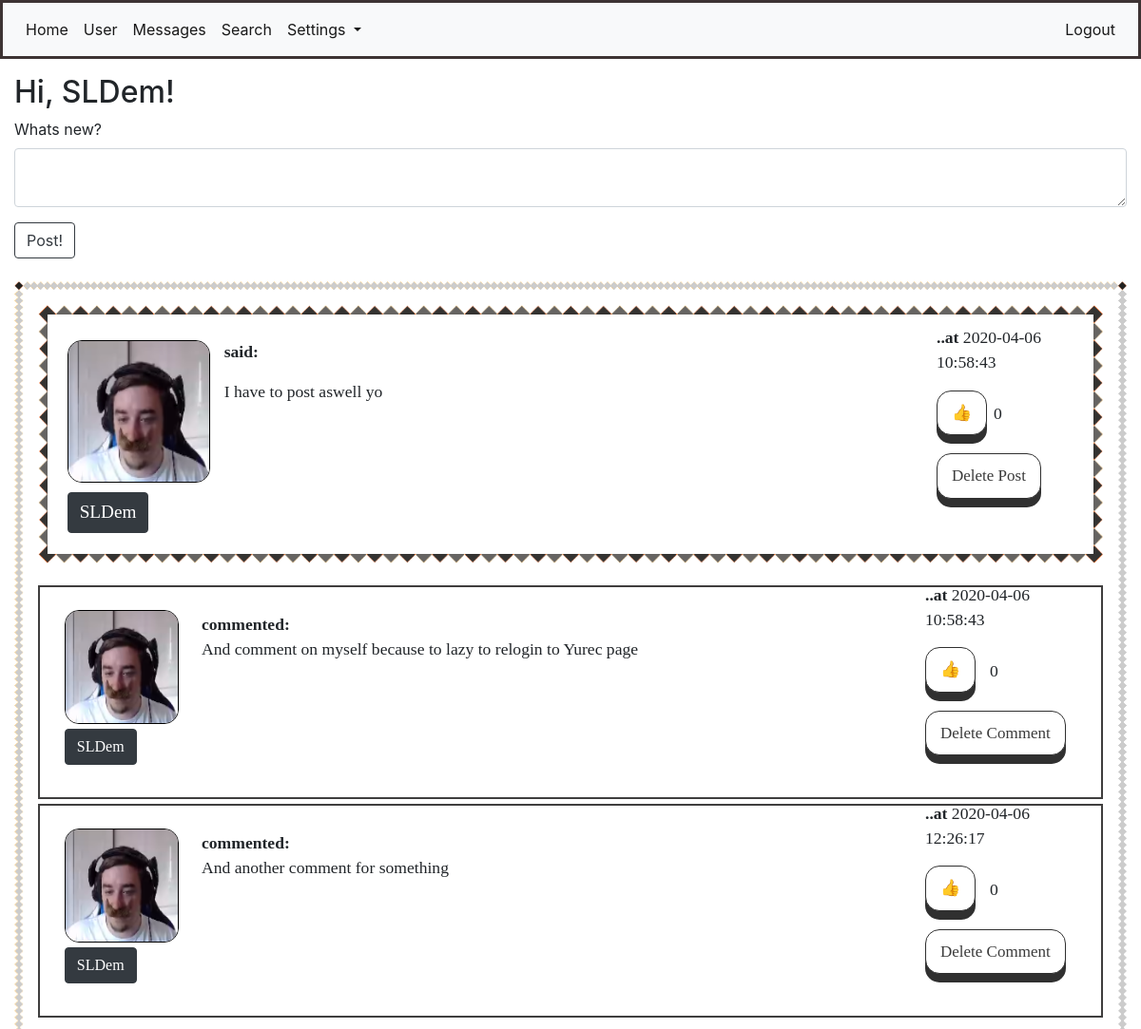
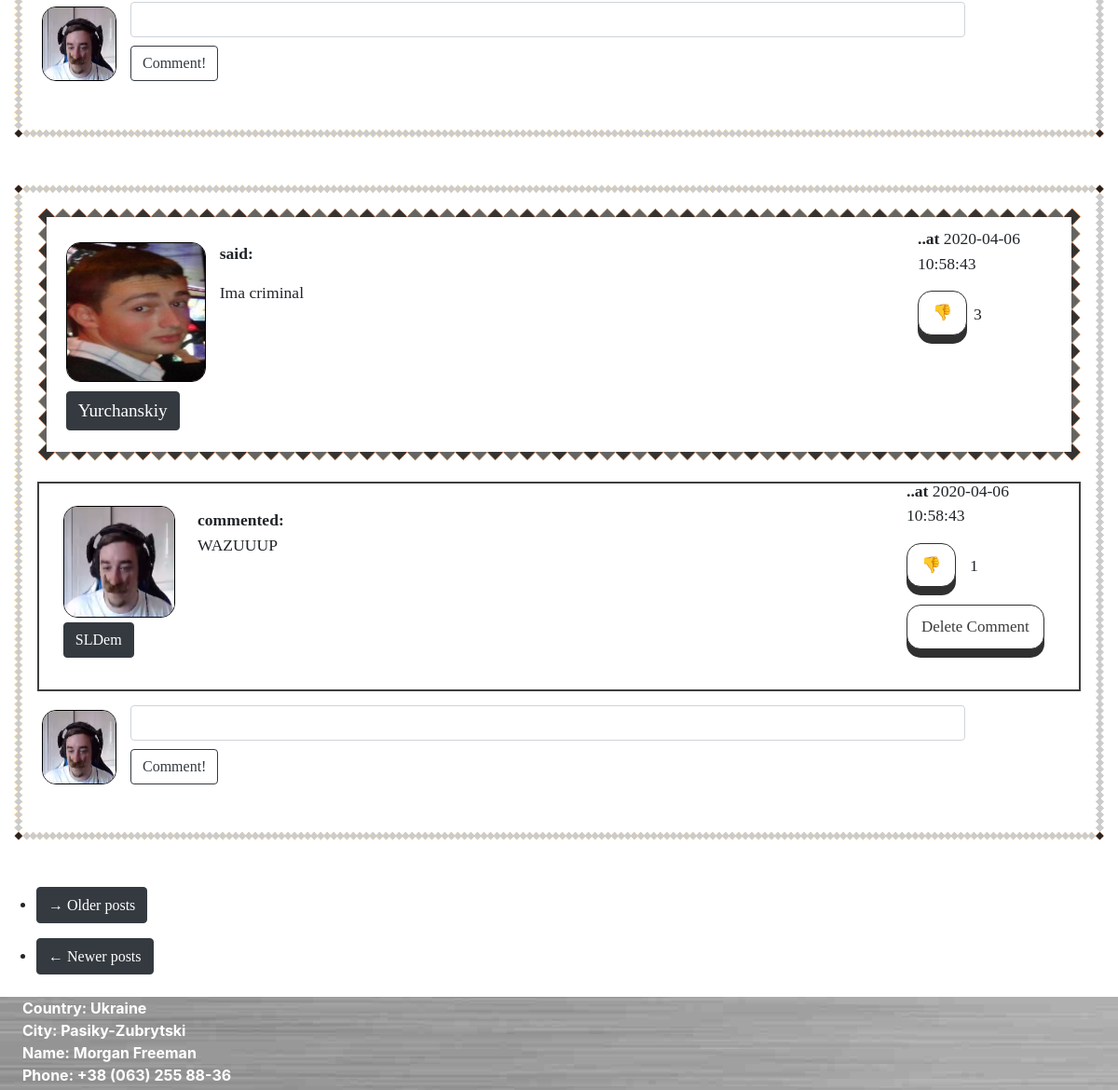
/home (signed in), run on the app's committed database (2 pictures, top to bottom).
### app/models.py (models this page shows, shortened)
class User(UserMixin, db.Model):
    id = db.Column(db.Integer, primary_key=True)
    username = db.Column(db.String(64), index=True, unique=True)
    email = db.Column(db.String(124), index=True, unique=True)
    password_hash = db.Column(db.String(128))
    about_me = db.Column(db.String(1024))
    last_seen = db.Column(db.DateTime, default=datetime.utcnow())
    avatar_set = db.Column(db.Boolean, default=False)
    posts = db.relationship("Post", backref='author', lazy='dynamic')
    comments = db.relationship("Comment", backref='commenter', lazy='dynamic')
    followed = db.relationship(
        'User', secondary=followers,
        primaryjoin=(followers.c.follower_id == id),
        secondaryjoin=(followers.c.followed_id == id),
        backref=db.backref('followers', lazy='dynamic'), lazy='dynamic')
    liked = db.relationship(
        'PostLike',
        foreign_keys='PostLike.user_id',
        backref='user', lazy='dynamic')
    comment_liked = db.relationship(
        'CommentLike',
        foreign_keys='CommentLike.user_id',
        backref='user', lazy='dynamic')
    messages_sent = db.relationship(
        'Message',
        foreign_keys='Message.sender_id',
        backref='author', lazy='dynamic')
    messages_received = db.relationship(
        'Message',
        foreign_keys='Message.recipient_id',
        backref='recipient', lazy='dynamic')
    def liked_post(self, post):
        return PostLike.query.filter(PostLike.user_id == self.id,
                                     PostLike.post_id == post.id).count() > 0
    def liked_comment(self, comment):
        return CommentLike.query.filter(CommentLike.user_id == self.id,
                                        CommentLike.comment_id == comment.id).count() > 0

class Post(db.Model):
    id = db.Column(db.Integer, primary_key=True)
    body = db.Column(db.String(140))
    timestamp = db.Column(db.DateTime, index=True, default=datetime.utcnow())
    user_id = db.Column(db.Integer, db.ForeignKey('user.id'))
    likes = db.relationship('PostLike', backref='post', lazy='dynamic')
    comments = db.relationship('Comment', backref='comment', lazy='dynamic')

class Comment(db.Model):
    id = db.Column(db.Integer, primary_key=True)
    body = db.Column(db.String(1028))
    timestamp = db.Column(db.DateTime(), default=datetime.utcnow(), index=True)
    post_id = db.Column(db.Integer, db.ForeignKey('post.id'))
    user_id = db.Column(db.Integer, db.ForeignKey('user.id'))
    comment_likes = db.relationship('CommentLike', backref='comment', lazy='dynamic')

### app/routes.py (the view)
@login_required
@app.route('/', methods=['POST', 'GET'])
@app.route('/home', methods=['POST', 'GET'])
def home():
    if current_user.is_authenticated:
        form = PostForm()
        if form.validate_on_submit():
            post = Post(body=form.post.data, author=current_user)
            db.session.add(post)
            db.session.commit()
            flash('Your post has been posted!')
            return redirect(url_for('home', post_id=post.id))
        page = request.args.get('page', 1, type=int)
        posts = Post.query.order_by(Post.timestamp.desc()).paginate(
            page, 5, False)
        next_url = url_for('home', page=posts.next_num if posts.has_next else None)
        prev_url = url_for('home', page=posts.prev_num if posts.has_prev else None)
        comments = Comment.query.all()
        return render_template('home.html', title='Home', form=form, user=user, username=current_user.username,
                               posts=posts.items, comments=comments, next_url=next_url, prev_url=prev_url)
    return redirect(url_for('login'))

### app/forms.py
class PostForm(FlaskForm):
    post = TextAreaField("Whats new?", validators=[DataRequired(), Length(min=1, max=1028)])
    submit = SubmitField('Post!')

### app/models.py (called while the page is built)
@login.user_loader
def load_user(id):
    return User.query.get(int(id))

### app/templates/home.html
{% extends "base.html" %}
{% import "bootstrap/wtf.html" as wtf %}
{% block app_content %}
<h2>Hi, {{current_user.username}}!</h2>
{% if form %}
{{ wtf.quick_form(form, button_map={'submit':'btn btn-outline-dark'}) }}
{% endif %}
<br>
{% for post in posts %}
{% include "_post.html" %}
{% endfor %}
<div style="margin-top: 1%; margin-left: -1rem;">
    <div style="margin-bottom: 2%;">
        <nav aria-label="...">
            <ul>
                <li class="next{% if not next_url %} disabled{% endif %}">
                    <a href="{{ next_url or '#' }}">
                        <button class="btn btn-dark">
                            <div class="link_button"><span aria-hidden="true">&rarr;</span> Older posts</div>
                        </button>
                    </a>
                </li>
            </ul>
            <ul class="pager">
                <li class="previous{% if not prev_url %} disabled{% endif %}">
                    <a href="{{ prev_url or '#' }}">
                        <button class="btn btn-dark">
                            <div class="link_button"><span aria-hidden="true">&larr;</span> Newer posts</div>
                        </button>
                    </a>
                </li>
            </ul>
        </nav>
    </div>
</div>
{% endblock %}

### app/templates/_post.html (shortened to what this page needs)
<div class="post_with_background" style="margin-bottom: 50px;">
    <div class="post">
        <div id="container_post">
            <div id="left_post">
                <div style="position: absolute; margin-left: -5px;">
                    <a href="{{ url_for('user', username=post.author.username) }}">
                        {% if post.author.avatar_set %}
                        <img class="avatar" height="150px" width="150px"
                             src="{{ url_for('static', filename=post.author.username + '.jpg') }}">
                        {% else %}
                        <img class="roboavatar" src="{{ avatars.robohash(post.author.username, size='150') }}"/>
                        {% endif %}
                    </a>
                </div>
                <div style="position: relative; margin-top: 160px; margin-left: -5px;">
                    <a href="{{ url_for('user', username=post.author.username) }}"><button class="btn btn-dark">
                        <div class="username_in_post">{{ post.author.username }}</div>
                    </button></a>
                </div>
            </div>
            <div id="center_post">
                <p><b>said: </b></p>
                <p id="post{{ post.id }}">{{ post.body }}</p>
            </div>
            <div id="right_post">
                <p><b>..at</b> {{post.timestamp.replace(microsecond=0)}}</p>
                {% if current_user.liked_post(post) %}
                <div id="like_container">
                    <div id="like_button"><a href="{{ url_for('like_action', post_id=post.id, action='dislike') }}">
                        <div class="button">&#128078</div></a>
                    </div>
                    <div id="like_count"><p>{{ post.likes.count() }}</p></div>
                </div>
                {% else %}
                <div id="dislike_container">
                    <div id="dislike_button"><a href="{{ url_for('like_action', post_id=post.id, action='like') }}">
                        <div class="button">&#128077</div></a>
                    </div>
                    <div id="dislike_count"><p>{{ post.likes.count() }}</p></div>
                </div>
                {% endif %}
                <div class="delete_button">
                    {% if current_user.username == post.author.username %}
                    <a href="{{url_for('are_you_sure_post', post_id=post.id)}}"><div class="button">Delete Post</div></a>
                    {% endif %}
                </div>
            </div>
        </div>
    </div>
    {% for comment in comments %}
        {% if comment in post.comments %}
            {% include "_comment.html" %}
        {% endif %}
    {% endfor %}
    <div id="container_post_comment">
        <div id="left_post_comment">
            {% if current_user.avatar_set %}
            <img class="avatar" height="80px" width="80px"
                 src="{{ url_for('static', filename=current_user.username + '.jpg') }}">
            {% else %}
            <img class="roboavatar" src="{{ avatars.robohash(current_user.username, size='80') }}"/>
            {% endif %}
        </div>
        <div class="comment_with_background">
            <div id="right_post_comment">
                <form action="{{ url_for('comment', post_id=post.id) }}" method="post"
                      style="margin-bottom: 4%;">
                    <input style="width: 100%; margin-bottom: 1%;" class="form-control" type=text name=comment>
                    <input type=submit class="btn btn-outline-dark" value=Comment!>
                </form>
            </div>
        </div>
    </div>
</div>

### app/templates/_comment.html
<div class="comment_with_border">
    <div id="container-comment">
        <div id="left_comment">
            <a href="{{ url_for('user', username=comment.commenter.username) }}">
                {% if comment.commenter.avatar_set %}
                    <img class="avatar" height="120px" width="120px" src="{{ url_for('static', filename=comment.commenter.username + '.jpg') }}">
                {% else %}
                    <img class="roboavatar" src="{{ avatars.robohash(comment.commenter.username, size='120') }}" />
                {% endif %}
            </a>
            <div style="position: relative; margin-top: 5px;">
                <a href="{{ url_for('user', username=comment.commenter.username) }}">
                    <button class="btn btn-dark"><div class="link_button">{{ comment.commenter.username }}</div></button>
                </a>
            </div>
        </div>
        <div id="center_comment">
            </a><b>commented: </b>
            <p>{{ comment.body }}</p>
        </div>
        <div id="right_comment">
            <p><b>..at</b> {{comment.timestamp.replace(microsecond=0)}}</p>
            {% if current_user.liked_comment(comment) %}
                <div id="like_container">
                    <div id="like_button"><a href="{{ url_for('comment_like_action', comment_id=comment.id, action='dislike') }}"><div class="button">&#128078</div></a></div>
                    <div id="like_count"><p>{{ comment.comment_likes.count() }}</p></div>
                </div>
            {% else %}
                <div id="dislike_container">
                    <div id="dislike_button"><a href="{{ url_for('comment_like_action', comment_id=comment.id, action='like') }}"><div class="button">&#128077</div></a></div>
                    <div id="dislike_count"><p>{{ comment.comment_likes.count() }}</p></div>
                </div>
            {% endif %}
            <div class="delete_button">
                {% if current_user.username == post.author.username or current_user.username == comment.commenter.username %}
                <a href="{{url_for('are_you_sure_comment', comment_id=comment.id)}}"><div class="button">Delete Comment</div></a>
                {% endif %}
            </div>
        </div>
    </div>
</div>

### app/static/main.css (style rules this page uses)
#container_post { width:100%; height: 190px; margin-bottom: 2%; }
#left_post { float: left; width: 160px; margin-left: 1%; margin-top: 0.1%; }
#center_post { margin: 0 auto; width: 80%; margin-top: 1%; margin-left: 155px; }
#right_post { float: right; width: 150px; margin-top: -100px; }
#left_comment { float: left; width: 130px; height: 130px; margin-left: 1%; margin-top: -0.2%; }
#center_comment { margin: 0 auto; width: 80%; margin-top: 1%; margin-left: 155px; }
#right_comment { float: right; width: 170px; margin-top: -100px; }
#container_post_comment { width:100%; }
#left_post_comment { float: left; width: 20px; margin-left: 5px; margin-top: 5px; }
#right_post_comment { margin: 0 auto; width: 80%; margin-top: 1.27%; margin-left: 100px; margin-right: 50px; }
#like_container { width: 100%; }
#like_button { float: left; width: 40%; margin-bottom: 1.2rem; }
#like_count { float: right; width: 60%; margin-left: -40px; margin-top: 0.73rem; }
#dislike_container { width: 100%; }
#dislike_button { float: left; width: 40%; margin-bottom: 1.2rem; }
#dislike_count { float: right; width: 60%; margin-left: -40px; margin-top: 0.73rem; }
.delete_button { margin-top: 2.1rem; }
.avatar { border: 1px solid #000; border-radius: 15px; }
.post_with_background { border: 10px solid transparent; padding: 15px; border-image: url('/static/border1.png') 30 round; font-family: 'Lobster Two', cursive; font-size: 1.1rem; }
.post { border: 10px solid transparent; padding: 15px; border-image: url('/static/border2.png') 15 round; margin-bottom: 2%; }
.comment_with_border { height: 225px; border: 2px solid #3F3E3E; padding: 15px; padding-bottom: 30px; margin-bottom: 5px; }
.username_in_post { text-decoration: none !important; font-family: 'Comic Sans MS', cursive; font-size: 1.2rem; display: inline-block; color: white; }
.link_button { text-decoration: none !important; font-family: 'Comic Sans MS', cursive; font-size: 1rem; display: inline-block; color: white; }
.button { outline: none !important; display: inline-block; padding: 10px 15px; font-size: 17px; cursor: pointer; text-align: center; text-decoration: none; outline: none; color: #3B3B3B !important; background-color: white; border: solid; border-color: #303030; border-width: 1px; border-radius: 15px; box-shadow: 0 9px #303030; }

### data on the page
User: username "SLDem"
Post: username (picture), author.username "SLDem", body "I have to post aswell yo", timestamp.replace "2020-04-06 10:58:43", likes.count "0"
Comment: username (picture), commenter.username "SLDem", body "And comment on myself because to lazy to relogin to Yurec page", timestamp.replace "2020-04-06 10:58:43", comment_likes.count "0"
Comment: username (picture), commenter.username "SLDem", body "And another comment for something", timestamp.replace "2020-04-06 12:26:17", comment_likes.count "0"
Post: username (picture), author.username "Yurchanskiy", body "Ima criminal", timestamp.replace "2020-04-06 10:58:43", likes.count "3"
Comment: username (picture), commenter.username "SLDem", body "WAZUUUP", timestamp.replace "2020-04-06 10:58:43", comment_likes.count "1"
